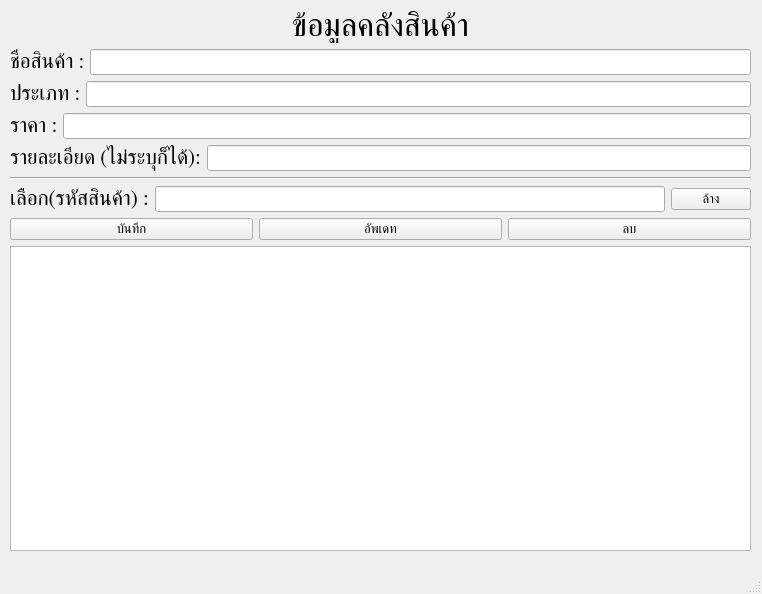
<?xml version="1.0" encoding="UTF-8"?>
<ui version="4.0">
 <class>MainWindow</class>
 <widget class="QMainWindow" name="MainWindow">
  <property name="geometry">
   <rect>
    <x>0</x>
    <y>0</y>
    <width>762</width>
    <height>594</height>
   </rect>
  </property>
  <property name="windowTitle">
   <string>MainWindow</string>
  </property>
  <widget class="QWidget" name="centralwidget">
   <widget class="QWidget" name="">
    <property name="geometry">
     <rect>
      <x>10</x>
      <y>10</y>
      <width>741</width>
      <height>541</height>
     </rect>
    </property>
    <layout class="QVBoxLayout" name="verticalLayout_4">
     <item>
      <widget class="QLabel" name="label">
       <property name="font">
        <font>
         <family>Prompt</family>
         <pointsize>24</pointsize>
        </font>
       </property>
       <property name="text">
        <string>ข้อมูลคลังสินค้า</string>
       </property>
       <property name="alignment">
        <set>Qt::AlignCenter</set>
       </property>
      </widget>
     </item>
     <item>
      <layout class="QVBoxLayout" name="verticalLayout_3">
       <item>
        <layout class="QVBoxLayout" name="verticalLayout_2">
         <item>
          <layout class="QHBoxLayout" name="horizontalLayout_3">
           <item>
            <widget class="QLabel" name="label_4">
             <property name="font">
              <font>
               <family>Prompt</family>
               <pointsize>16</pointsize>
              </font>
             </property>
             <property name="text">
              <string>ชื่อสินค้า :</string>
             </property>
            </widget>
           </item>
           <item>
            <widget class="QLineEdit" name="product_name">
             <property name="font">
              <font>
               <family>Prompt</family>
               <pointsize>10</pointsize>
              </font>
             </property>
            </widget>
           </item>
          </layout>
         </item>
         <item>
          <layout class="QHBoxLayout" name="horizontalLayout_2">
           <item>
            <widget class="QLabel" name="label_3">
             <property name="font">
              <font>
               <family>Prompt</family>
               <pointsize>16</pointsize>
              </font>
             </property>
             <property name="text">
              <string>ประเภท :</string>
             </property>
            </widget>
           </item>
           <item>
            <widget class="QLineEdit" name="product_type">
             <property name="font">
              <font>
               <family>Prompt</family>
               <pointsize>10</pointsize>
              </font>
             </property>
            </widget>
           </item>
          </layout>
         </item>
         <item>
          <layout class="QHBoxLayout" name="horizontalLayout_5">
           <item>
            <widget class="QLabel" name="label_6">
             <property name="font">
              <font>
               <family>Prompt</family>
               <pointsize>16</pointsize>
              </font>
             </property>
             <property name="text">
              <string>ราคา :</string>
             </property>
            </widget>
           </item>
           <item>
            <widget class="QLineEdit" name="product_price">
             <property name="font">
              <font>
               <family>Prompt</family>
               <pointsize>10</pointsize>
              </font>
             </property>
            </widget>
           </item>
          </layout>
         </item>
         <item>
          <layout class="QHBoxLayout" name="horizontalLayout_4">
           <item>
            <widget class="QLabel" name="label_5">
             <property name="font">
              <font>
               <family>Prompt</family>
               <pointsize>16</pointsize>
              </font>
             </property>
             <property name="text">
              <string>รายละเอียด (ไม่ระบุก็ได้):</string>
             </property>
            </widget>
           </item>
           <item>
            <widget class="QLineEdit" name="product_detail">
             <property name="font">
              <font>
               <family>Prompt</family>
               <pointsize>10</pointsize>
              </font>
             </property>
            </widget>
           </item>
          </layout>
         </item>
        </layout>
       </item>
       <item>
        <layout class="QVBoxLayout" name="verticalLayout">
         <item>
          <widget class="Line" name="line">
           <property name="orientation">
            <enum>Qt::Horizontal</enum>
           </property>
          </widget>
         </item>
         <item>
          <layout class="QHBoxLayout" name="horizontalLayout_7">
           <item>
            <widget class="QLabel" name="label_7">
             <property name="font">
              <font>
               <family>Prompt</family>
               <pointsize>16</pointsize>
              </font>
             </property>
             <property name="text">
              <string>เลือก(รหัสสินค้า) :</string>
             </property>
            </widget>
           </item>
           <item>
            <widget class="QLineEdit" name="product_id">
             <property name="font">
              <font>
               <family>Prompt</family>
               <pointsize>10</pointsize>
              </font>
             </property>
            </widget>
           </item>
           <item>
            <widget class="QPushButton" name="btn_clear">
             <property name="font">
              <font>
               <family>Prompt</family>
               <pointsize>10</pointsize>
              </font>
             </property>
             <property name="text">
              <string>ล้าง</string>
             </property>
            </widget>
           </item>
          </layout>
         </item>
         <item>
          <layout class="QHBoxLayout" name="horizontalLayout_6">
           <item>
            <widget class="QPushButton" name="btn_save">
             <property name="font">
              <font>
               <family>Prompt</family>
               <pointsize>10</pointsize>
              </font>
             </property>
             <property name="text">
              <string>บันทึก</string>
             </property>
            </widget>
           </item>
           <item>
            <widget class="QPushButton" name="btn_update">
             <property name="font">
              <font>
               <family>Prompt</family>
               <pointsize>10</pointsize>
              </font>
             </property>
             <property name="text">
              <string>อัพเดท</string>
             </property>
            </widget>
           </item>
           <item>
            <widget class="QPushButton" name="btn_delete">
             <property name="font">
              <font>
               <family>Prompt</family>
               <pointsize>10</pointsize>
              </font>
             </property>
             <property name="text">
              <string>ลบ</string>
             </property>
            </widget>
           </item>
          </layout>
         </item>
         <item>
          <widget class="QTableWidget" name="tableWidget">
           <property name="font">
            <font>
             <family>Prompt</family>
             <pointsize>12</pointsize>
            </font>
           </property>
          </widget>
         </item>
        </layout>
       </item>
      </layout>
     </item>
    </layout>
   </widget>
  </widget>
  <widget class="QMenuBar" name="menubar">
   <property name="geometry">
    <rect>
     <x>0</x>
     <y>0</y>
     <width>762</width>
     <height>21</height>
    </rect>
   </property>
  </widget>
  <widget class="QStatusBar" name="statusbar"/>
 </widget>
 <resources/>
 <connections/>
</ui>
